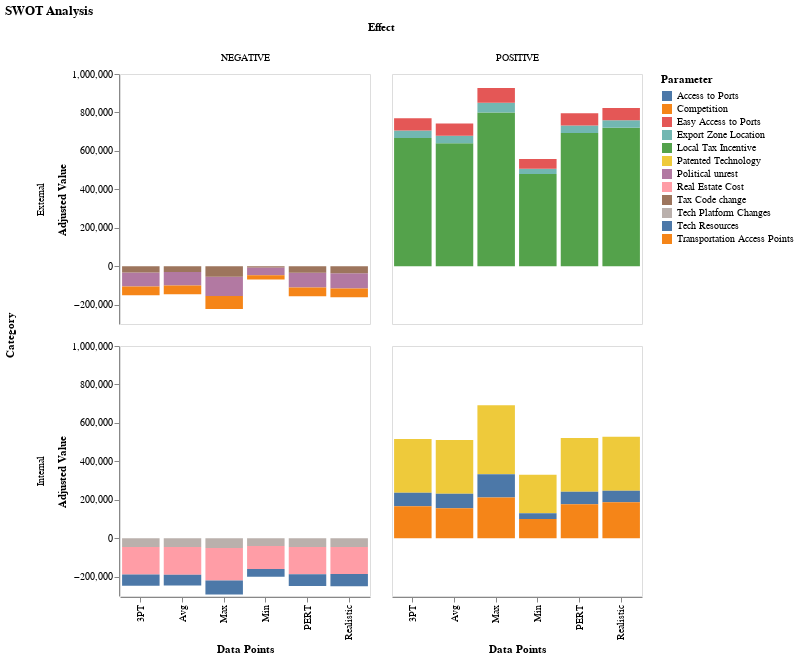

Here is the notebook cell this chart was saved with:
### Code cell
chart=alt.Chart(df_conMod,title="SWOT Analysis").mark_bar().encode(
x='Data Points',
y='Adjusted Value',
color='Parameter',
row="Category",
column="Effect",
).properties(
    width=250,
    height=250
).configure_axis(
    grid=False
).interactive()


display(chart)

### Figure 1 — Vega-Lite specification as saved in the notebook (floating-point values rounded to 4 significant figures)
{"config": {"view": {"continuousWidth": 400, "continuousHeight": 300}, "axis": {"grid": false}}, "data": {"name": "data-6bfd3718b440feec598d0d7f72e0cd2f"}, "mark": "bar", "encoding": {"color": {"field": "Parameter", "type": "nominal"}, "column": {"field": "Effect", "type": "nominal"}, "row": {"field": "Category", "type": "nominal"}, "x": {"field": "Data Points", "type": "nominal"}, "y": {"field": "Adjusted Value", "type": "quantitative"}}, "height": 250, "selection": {"selector003": {"type": "interval", "bind": "scales", "encodings": ["x", "y"]}}, "title": "SWOT Analysis", "width": 250, "$schema": "https://vega.github.io/schema/vega-lite/v4.17.0.json", "datasets": {"data-6bfd3718b440feec598d0d7f72e0cd2f": [{"Category": "Internal", "Effect": "POSITIVE", "Parameter": "Patented Technology", "Data Points": "Min", "Adjusted Value": 200000.0}, {"Category": "Internal", "Effect": "POSITIVE", "Parameter": "Patented Technology", "Data Points": "Max", "Adjusted Value": 360000.0}, {"Category": "Internal", "Effect": "POSITIVE", "Parameter": "Patented Technology", "Data Points": "Avg", "Adjusted Value": 280000.0}, {"Category": "Internal", "Effect": "POSITIVE", "Parameter": "Patented Technology", "Data Points": "Realistic", "Adjusted Value": 280000.0}, {"Category": "Internal", "Effect": "POSITIVE", "Parameter": "Patented Technology", "Data Points": "3PT", "Adjusted Value": 280000.0}, {"Category": "Internal", "Effect": "POSITIVE", "Parameter": "Patented Technology", "Data Points": "PERT", "Adjusted Value": 280000.0}, {"Category": "Internal", "Effect": "POSITIVE", "Parameter": "Tech Resources", "Data Points": "Min", "Adjusted Value": 30000.0}, {"Category": "Internal", "Effect": "POSITIVE", "Parameter": "Tech Resources", "Data Points": "Max", "Adjusted Value": 120000.0}, {"Category": "Internal", "Effect": "POSITIVE", "Parameter": "Tech Resources", "Data Points": "Avg", "Adjusted Value": 75000.0}, {"Category": "Internal", "Effect": "POSITIVE", "Parameter": "Tech Resources", "Data Points": "Realistic", "Adjusted Value": 60000.0}, {"Category": "Internal", "Effect": "POSITIVE", "Parameter": "Tech Resources", "Data Points": "3PT", "Adjusted Value": 70000.0}, {"Category": "Internal", "Effect": "POSITIVE", "Parameter": "Tech Resources", "Data Points": "PERT", "Adjusted Value": 65000.0}, {"Category": "Internal", "Effect": "POSITIVE", "Parameter": "Transportation Access Points", "Data Points": "Min", "Adjusted Value": 100000.0}, {"Category": "Internal", "Effect": "POSITIVE", "Parameter": "Transportation Access Points", "Data Points": "Max", "Adjusted Value": 212500.0}, {"Category": "Internal", "Effect": "POSITIVE", "Parameter": "Transportation Access Points", "Data Points": "Avg", "Adjusted Value": 156200.0}, {"Category": "Internal", "Effect": "POSITIVE", "Parameter": "Transportation Access Points", "Data Points": "Realistic", "Adjusted Value": 187500.0}, {"Category": "Internal", "Effect": "POSITIVE", "Parameter": "Transportation Access Points", "Data Points": "3PT", "Adjusted Value": 166700.0}, {"Category": "Internal", "Effect": "POSITIVE", "Parameter": "Transportation Access Points", "Data Points": "PERT", "Adjusted Value": 177100.0}, {"Category": "External", "Effect": "POSITIVE", "Parameter": "Local Tax Incentive", "Data Points": "Min", "Adjusted Value": 480000.0}, {"Category": "External", "Effect": "POSITIVE", "Parameter": "Local Tax Incentive", "Data Points": "Max", "Adjusted Value": 800000.0}, {"Category": "External", "Effect": "POSITIVE", "Parameter": "Local Tax Incentive", "Data Points": "Avg", "Adjusted Value": 640000.0}, {"Category": "External", "Effect": "POSITIVE", "Parameter": "Local Tax Incentive", "Data Points": "Realistic", "Adjusted Value": 720000.0}, {"Category": "External", "Effect": "POSITIVE", "Parameter": "Local Tax Incentive", "Data Points": "3PT", "Adjusted Value": 666700.0}, {"Category": "External", "Effect": "POSITIVE", "Parameter": "Local Tax Incentive", "Data Points": "PERT", "Adjusted Value": 693300.0}, {"Category": "External", "Effect": "POSITIVE", "Parameter": "Export Zone Location", "Data Points": "Min", "Adjusted Value": 27000.0}, {"Category": "External", "Effect": "POSITIVE", "Parameter": "Export Zone Location", "Data Points": "Max", "Adjusted Value": 51000.0}, {"Category": "External", "Effect": "POSITIVE", "Parameter": "Export Zone Location", "Data Points": "Avg", "Adjusted Value": 39000.0}, {"Category": "External", "Effect": "POSITIVE", "Parameter": "Export Zone Location", "Data Points": "Realistic", "Adjusted Value": 39000.0}, {"Category": "External", "Effect": "POSITIVE", "Parameter": "Export Zone Location", "Data Points": "3PT", "Adjusted Value": 39000.0}, {"Category": "External", "Effect": "POSITIVE", "Parameter": "Export Zone Location", "Data Points": "PERT", "Adjusted Value": 39000.0}, {"Category": "External", "Effect": "POSITIVE", "Parameter": "Easy Access to Ports", "Data Points": "Min", "Adjusted Value": 51000.0}, {"Category": "External", "Effect": "POSITIVE", "Parameter": "Easy Access to Ports", "Data Points": "Max", "Adjusted Value": 76500.0}, {"Category": "External", "Effect": "POSITIVE", "Parameter": "Easy Access to Ports", "Data Points": "Avg", "Adjusted Value": 63750.0}, {"Category": "External", "Effect": "POSITIVE", "Parameter": "Easy Access to Ports", "Data Points": "Realistic", "Adjusted Value": 63750.0}, {"Category": "External", "Effect": "POSITIVE", "Parameter": "Easy Access to Ports", "Data Points": "3PT", "Adjusted Value": 63750.0}, {"Category": "External", "Effect": "POSITIVE", "Parameter": "Easy Access to Ports", "Data Points": "PERT", "Adjusted Value": 63750.0}, {"Category": "Internal", "Effect": "NEGATIVE", "Parameter": "Real Estate Cost", "Data Points": "Min", "Adjusted Value": -120000.0}, {"Category": "Internal", "Effect": "NEGATIVE", "Parameter": "Real Estate Cost", "Data Points": "Max", "Adjusted Value": -170000.0}, {"Category": "Internal", "Effect": "NEGATIVE", "Parameter": "Real Estate Cost", "Data Points": "Avg", "Adjusted Value": -145000.0}, {"Category": "Internal", "Effect": "NEGATIVE", "Parameter": "Real Estate Cost", "Data Points": "Realistic", "Adjusted Value": -140000.0}, {"Category": "Internal", "Effect": "NEGATIVE", "Parameter": "Real Estate Cost", "Data Points": "3PT", "Adjusted Value": -143300.0}, {"Category": "Internal", "Effect": "NEGATIVE", "Parameter": "Real Estate Cost", "Data Points": "PERT", "Adjusted Value": -141700.0}, {"Category": "Internal", "Effect": "NEGATIVE", "Parameter": "Tech Platform Changes", "Data Points": "Min", "Adjusted Value": -40000.0}, {"Category": "Internal", "Effect": "NEGATIVE", "Parameter": "Tech Platform Changes", "Data Points": "Max", "Adjusted Value": -50000.0}, {"Category": "Internal", "Effect": "NEGATIVE", "Parameter": "Tech Platform Changes", "Data Points": "Avg", "Adjusted Value": -45000.0}, {"Category": "Internal", "Effect": "NEGATIVE", "Parameter": "Tech Platform Changes", "Data Points": "Realistic", "Adjusted Value": -45000.0}, {"Category": "Internal", "Effect": "NEGATIVE", "Parameter": "Tech Platform Changes", "Data Points": "3PT", "Adjusted Value": -45000.0}, {"Category": "Internal", "Effect": "NEGATIVE", "Parameter": "Tech Platform Changes", "Data Points": "PERT", "Adjusted Value": -45000.0}, {"Category": "Internal", "Effect": "NEGATIVE", "Parameter": "Access to Ports", "Data Points": "Min", "Adjusted Value": -40000.0}, {"Category": "Internal", "Effect": "NEGATIVE", "Parameter": "Access to Ports", "Data Points": "Max", "Adjusted Value": -72000.0}, {"Category": "Internal", "Effect": "NEGATIVE", "Parameter": "Access to Ports", "Data Points": "Avg", "Adjusted Value": -56000.0}, {"Category": "Internal", "Effect": "NEGATIVE", "Parameter": "Access to Ports", "Data Points": "Realistic", "Adjusted Value": -64000.0}, {"Category": "Internal", "Effect": "NEGATIVE", "Parameter": "Access to Ports", "Data Points": "3PT", "Adjusted Value": -58670.0}, {"Category": "Internal", "Effect": "NEGATIVE", "Parameter": "Access to Ports", "Data Points": "PERT", "Adjusted Value": -61330.0}, {"Category": "External", "Effect": "NEGATIVE", "Parameter": "Political unrest", "Data Points": "Min", "Adjusted Value": -40000.0}, {"Category": "External", "Effect": "NEGATIVE", "Parameter": "Political unrest", "Data Points": "Max", "Adjusted Value": -100000.0}, {"Category": "External", "Effect": "NEGATIVE", "Parameter": "Political unrest", "Data Points": "Avg", "Adjusted Value": -70000.0}, {"Category": "External", "Effect": "NEGATIVE", "Parameter": "Political unrest", "Data Points": "Realistic", "Adjusted Value": -80000.0}, {"Category": "External", "Effect": "NEGATIVE", "Parameter": "Political unrest", "Data Points": "3PT", "Adjusted Value": -73330.0}, {"Category": "External", "Effect": "NEGATIVE", "Parameter": "Political unrest", "Data Points": "PERT", "Adjusted Value": -76670.0}, {"Category": "External", "Effect": "NEGATIVE", "Parameter": "Competition", "Data Points": "Min", "Adjusted Value": -22500.0}, {"Category": "External", "Effect": "NEGATIVE", "Parameter": "Competition", "Data Points": "Max", "Adjusted Value": -67500.0}, {"Category": "External", "Effect": "NEGATIVE", "Parameter": "Competition", "Data Points": "Avg", "Adjusted Value": -45000.0}, {"Category": "External", "Effect": "NEGATIVE", "Parameter": "Competition", "Data Points": "Realistic", "Adjusted Value": -45000.0}, {"Category": "External", "Effect": "NEGATIVE", "Parameter": "Competition", "Data Points": "3PT", "Adjusted Value": -45000.0}, {"Category": "External", "Effect": "NEGATIVE", "Parameter": "Competition", "Data Points": "PERT", "Adjusted Value": -45000.0}, {"Category": "External", "Effect": "NEGATIVE", "Parameter": "Tax Code change", "Data Points": "Min", "Adjusted Value": -6000.0}, {"Category": "External", "Effect": "NEGATIVE", "Parameter": "Tax Code change", "Data Points": "Max", "Adjusted Value": -54000.0}, {"Category": "External", "Effect": "NEGATIVE", "Parameter": "Tax Code change", "Data Points": "Avg", "Adjusted Value": -30000.0}, {"Category": "External", "Effect": "NEGATIVE", "Parameter": "Tax Code change", "Data Points": "Realistic", "Adjusted Value": -36000.0}, {"Category": "External", "Effect": "NEGATIVE", "Parameter": "Tax Code change", "Data Points": "3PT", "Adjusted Value": -32000.0}, {"Category": "External", "Effect": "NEGATIVE", "Parameter": "Tax Code change", "Data Points": "PERT", "Adjusted Value": -34000.0}]}}
